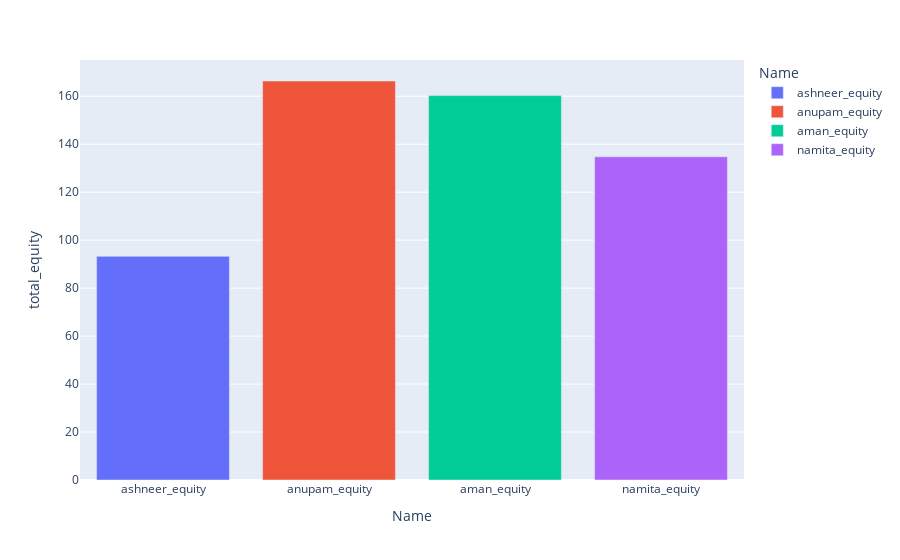

Here is the notebook cell this chart was saved with:
### Code cell
# plt.figure(figsize=(10,5))
# plt.title('Individual equity comparision')
# sns.barplot('Name','total_equity',data=equity)
# plt.xticks(rotation=70)
# plt.show()
figure=px.bar(equity,'Name','total_equity',color='Name')
figure.show()

### Figure 1 — Plotly figure (JSON) as saved in the notebook; plotly's stock layout.template omitted (floating-point values rounded to 4 significant figures)
{"data": [{"alignmentgroup": "True", "hovertemplate": "Name=%{x}<br>total_equity=%{y}<extra></extra>", "legendgroup": "ashneer_equity", "marker": {"color": "#636efa", "pattern": {"shape": ""}}, "name": "ashneer_equity", "offsetgroup": "ashneer_equity", "orientation": "v", "showlegend": true, "textposition": "auto", "type": "bar", "x": ["ashneer_equity"], "xaxis": "x", "y": [93.25], "yaxis": "y"}, {"alignmentgroup": "True", "hovertemplate": "Name=%{x}<br>total_equity=%{y}<extra></extra>", "legendgroup": "anupam_equity", "marker": {"color": "#EF553B", "pattern": {"shape": ""}}, "name": "anupam_equity", "offsetgroup": "anupam_equity", "orientation": "v", "showlegend": true, "textposition": "auto", "type": "bar", "x": ["anupam_equity"], "xaxis": "x", "y": [166.3], "yaxis": "y"}, {"alignmentgroup": "True", "hovertemplate": "Name=%{x}<br>total_equity=%{y}<extra></extra>", "legendgroup": "aman_equity", "marker": {"color": "#00cc96", "pattern": {"shape": ""}}, "name": "aman_equity", "offsetgroup": "aman_equity", "orientation": "v", "showlegend": true, "textposition": "auto", "type": "bar", "x": ["aman_equity"], "xaxis": "x", "y": [160.3], "yaxis": "y"}, {"alignmentgroup": "True", "hovertemplate": "Name=%{x}<br>total_equity=%{y}<extra></extra>", "legendgroup": "namita_equity", "marker": {"color": "#ab63fa", "pattern": {"shape": ""}}, "name": "namita_equity", "offsetgroup": "namita_equity", "orientation": "v", "showlegend": true, "textposition": "auto", "type": "bar", "x": ["namita_equity"], "xaxis": "x", "y": [134.7], "yaxis": "y"}], "layout": {"barmode": "relative", "legend": {"title": {"text": "Name"}, "tracegroupgap": 0}, "margin": {"t": 60}, "xaxis": {"anchor": "y", "categoryarray": ["ashneer_equity", "anupam_equity", "aman_equity", "namita_equity"], "categoryorder": "array", "domain": [0, 1], "title": {"text": "Name"}}, "yaxis": {"anchor": "x", "domain": [0, 1], "title": {"text": "total_equity"}}}}
